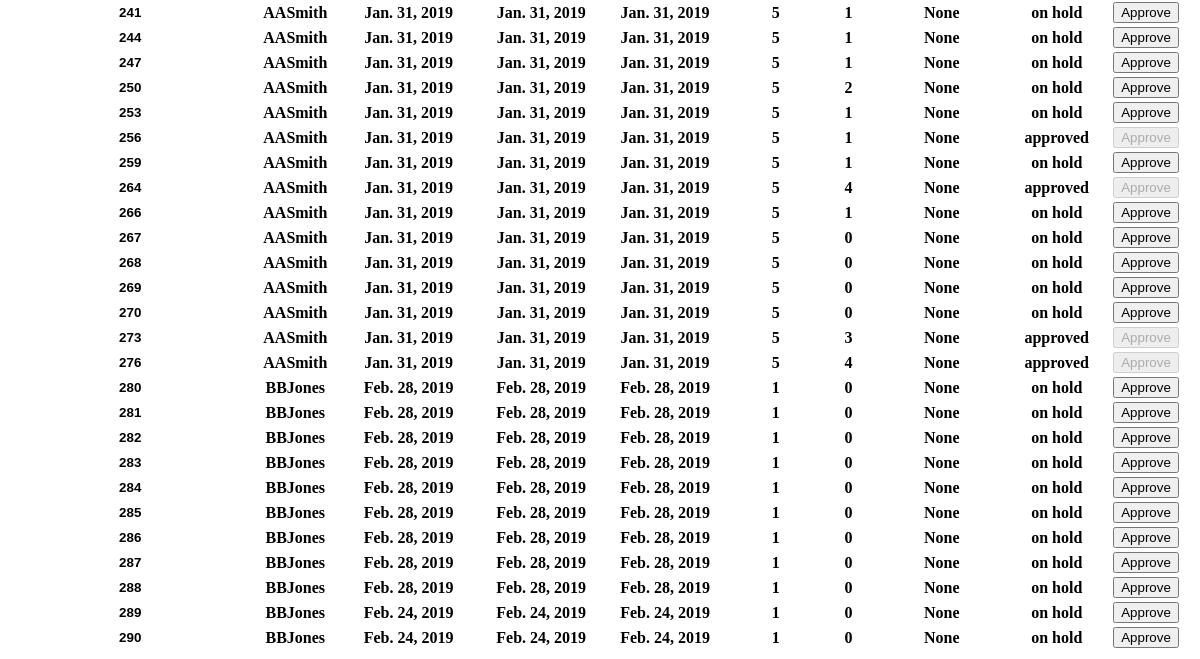
The page /frigg/getQuotes/ (lower part) on the database as committed earlier.
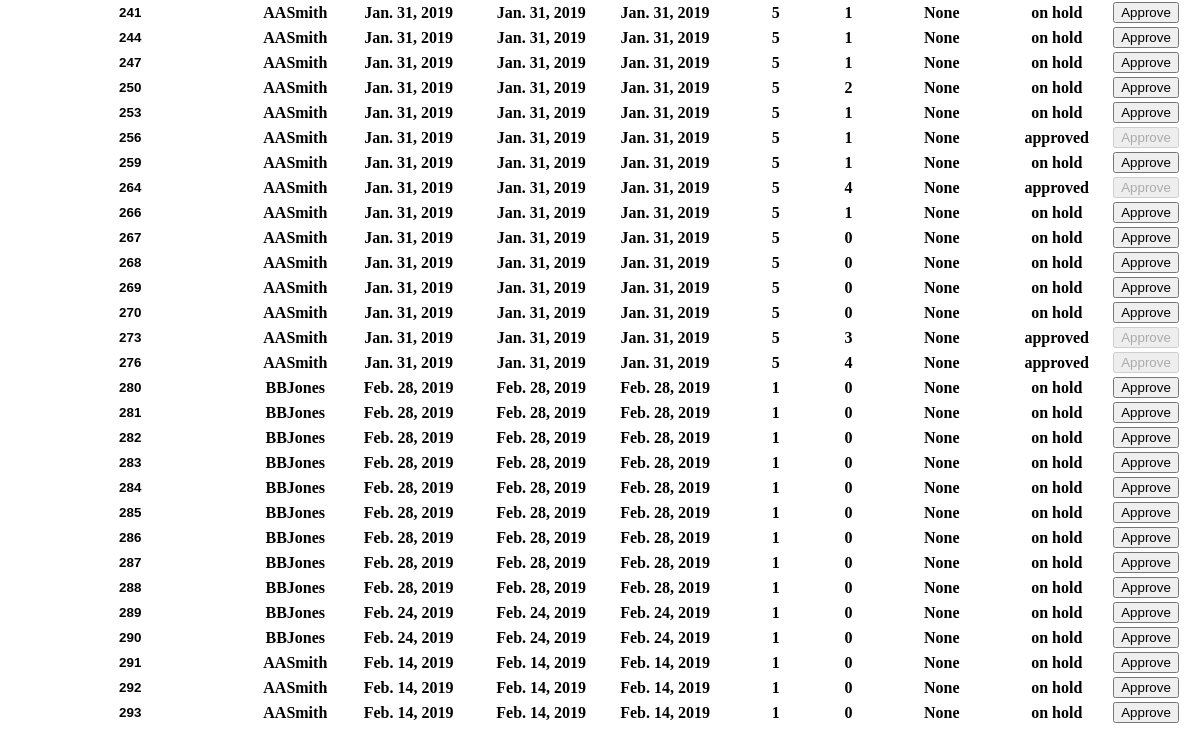
The same page on the database as committed later.
### frigg/models.py (models this page shows)
class Quote(models.Model):
    client = models.CharField(max_length=100, null=True)
    date_time_code = models.DateField(null=True)
    date_approved = models.DateField(null=True)
    date_due = models.DateField(null=True)
    total_price = models.IntegerField(null=True)
    job_number = models.CharField(max_length=100, null=True)
    jobs_completed = models.IntegerField(null=True)
    status = models.CharField(max_length=100, null=True)
    key = models.CharField(max_length=300, null=True)

### frigg/views.py (the view)
# urls.py: path('getQuotes/', views.getQuotes, name = 'get_quote'),
def getQuotes(request):
    quote_list = Quote.objects.all()
    context = {'quote_list': quote_list}
    return render(request, 'frigg/Quote_List.html', context)

### frigg/templates/frigg/Quote_List.html (shortened to what this page needs)
<head>
</head>
<body>
{% if quote_list %}
    <table style="width:100%">
        {% for quote in quote_list %}
            <tr>
                <form id="form" action="../approveQuote/" method="POST" enctype="multipart/form-data">
                    <th><input name="quoteID" style="text-align:center; border:0; font-weight: bold;" type="text" value="{{ quote.id }}" class="field left" readonly></th>
                    <th>{{ quote.client }}</th>
                    <th>{{ quote.date_time_code }}</th>
                    <th>{{ quote.date_time_code }}</th>
                    <th>{{ quote.date_time_code }}</th>
                    <th>{{ quote.total_price }}</th>
                    <th>{{ quote.job_number }}</th>
                    <th>{{ quote.jobs_completed }}</th>
                    <th>{{ quote.status }}</th>
                    {% if quote.status != 'approved' %}
                    <th><button id="btn" onclick="approve()">Approve</button></th>
                    {% else %}
                    <th><button id="btn" onclick="approve()" disabled>Approve</button></th>
                    {% endif %}
                </form>
            </tr>
        {% endfor %}
    </table>
{% else %}
    <p>No quotes are available.</p>
{% endif %}
</body>

Rows that differ between the two databases and show on the page:
added Quote: quoteID "291", client "AASmith", date_time_code "Feb. 14, 2019", total_price "1", job_number "0", jobs_completed "None", status "on hold", shows "Approve"
added Quote: quoteID "292", client "AASmith", date_time_code "Feb. 14, 2019", total_price "1", job_number "0", jobs_completed "None", status "on hold", shows "Approve"
added Quote: quoteID "293", client "AASmith", date_time_code "Feb. 14, 2019", total_price "1", job_number "0", jobs_completed "None", status "on hold", shows "Approve"
